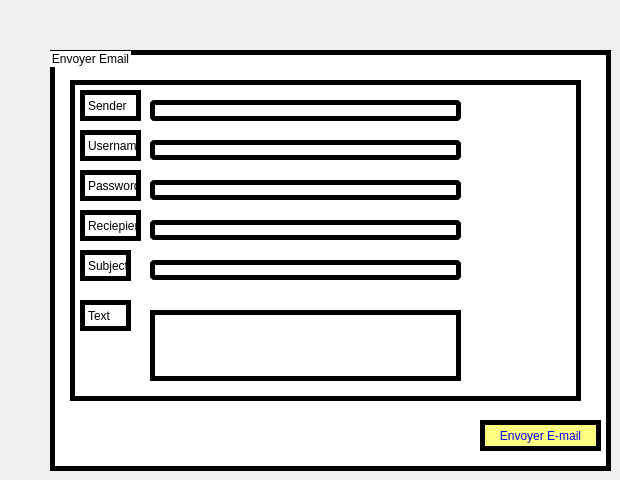
    <widget class="QWidget" name="page_3">
     <property name="styleSheet">
      <string notr="true">QLineEdit
{
    background-color: QLinearGradient( x1: 0, y1: 0, x2: 0, y2: 1, stop: 0 #4d4d4d, stop: 0 #646464, stop: 1 #5d5d5d);
    padding: 1px;
    border-style: solid;
    border: 1px solid #1e1e1e;
    border-radius: 5;
}</string>
     </property>
     <widget class="QGroupBox" name="groupBox">
      <property name="geometry">
       <rect>
        <x>50</x>
        <y>50</y>
        <width>561</width>
        <height>421</height>
       </rect>
      </property>
      <property name="styleSheet">
       <string notr="true">background-color: rgb(255, 255, 255);
border: 5px solid black</string>
      </property>
      <property name="title">
       <string>Envoyer Email</string>
      </property>
      <widget class="QLabel" name="label_4">
       <property name="geometry">
        <rect>
         <x>30</x>
         <y>40</y>
         <width>61</width>
         <height>31</height>
        </rect>
       </property>
       <property name="text">
        <string>Sender</string>
       </property>
      </widget>
      <widget class="QLabel" name="label_5">
       <property name="geometry">
        <rect>
         <x>30</x>
         <y>80</y>
         <width>61</width>
         <height>31</height>
        </rect>
       </property>
       <property name="text">
        <string>Username</string>
       </property>
      </widget>
      <widget class="QLabel" name="label_6">
       <property name="geometry">
        <rect>
         <x>30</x>
         <y>120</y>
         <width>61</width>
         <height>31</height>
        </rect>
       </property>
       <property name="text">
        <string>Password</string>
       </property>
      </widget>
      <widget class="QLabel" name="label_7">
       <property name="geometry">
        <rect>
         <x>30</x>
         <y>160</y>
         <width>61</width>
         <height>31</height>
        </rect>
       </property>
       <property name="text">
        <string>Reciepient</string>
       </property>
      </widget>
      <widget class="QLabel" name="label_8">
       <property name="geometry">
        <rect>
         <x>30</x>
         <y>200</y>
         <width>51</width>
         <height>31</height>
        </rect>
       </property>
       <property name="text">
        <string>Subject</string>
       </property>
      </widget>
      <widget class="QLabel" name="label_9">
       <property name="geometry">
        <rect>
         <x>30</x>
         <y>250</y>
         <width>51</width>
         <height>31</height>
        </rect>
       </property>
       <property name="text">
        <string>Text</string>
       </property>
      </widget>
      <widget class="QLineEdit" name="sender">
       <property name="geometry">
        <rect>
         <x>100</x>
         <y>50</y>
         <width>311</width>
         <height>21</height>
        </rect>
       </property>
      </widget>
      <widget class="QLineEdit" name="username">
       <property name="geometry">
        <rect>
         <x>100</x>
         <y>90</y>
         <width>311</width>
         <height>20</height>
        </rect>
       </property>
      </widget>
      <widget class="QLineEdit" name="pwd">
       <property name="geometry">
        <rect>
         <x>100</x>
         <y>130</y>
         <width>311</width>
         <height>20</height>
        </rect>
       </property>
      </widget>
      <widget class="QLineEdit" name="reciepient">
       <property name="geometry">
        <rect>
         <x>100</x>
         <y>170</y>
         <width>311</width>
         <height>20</height>
        </rect>
       </property>
      </widget>
      <widget class="QLineEdit" name="subject">
       <property name="geometry">
        <rect>
         <x>100</x>
         <y>210</y>
         <width>311</width>
         <height>20</height>
        </rect>
       </property>
      </widget>
      <widget class="QPushButton" name="envoyer_mail">
       <property name="geometry">
        <rect>
         <x>430</x>
         <y>370</y>
         <width>121</width>
         <height>31</height>
        </rect>
       </property>
       <property name="styleSheet">
        <string notr="true">border-radius: 1px;
background-color: rgb(255, 255, 127);
color: blue
</string>
       </property>
       <property name="text">
        <string>Envoyer E-mail</string>
       </property>
      </widget>
      <widget class="QTextEdit" name="texture">
       <property name="geometry">
        <rect>
         <x>100</x>
         <y>260</y>
         <width>311</width>
         <height>71</height>
        </rect>
       </property>
      </widget>
      <widget class="QColumnView" name="columnView">
       <property name="geometry">
        <rect>
         <x>20</x>
         <y>30</y>
         <width>511</width>
         <height>321</height>
        </rect>
       </property>
      </widget>
      <zorder>columnView</zorder>
      <zorder>label_4</zorder>
      <zorder>label_5</zorder>
      <zorder>label_6</zorder>
      <zorder>label_7</zorder>
      <zorder>label_8</zorder>
      <zorder>label_9</zorder>
      <zorder>sender</zorder>
      <zorder>username</zorder>
      <zorder>pwd</zorder>
      <zorder>reciepient</zorder>
      <zorder>subject</zorder>
      <zorder>envoyer_mail</zorder>
      <zorder>texture</zorder>
     </widget>
    </widget>
